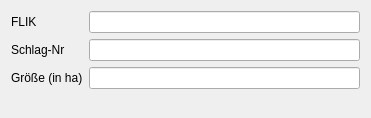
<?xml version="1.0" encoding="UTF-8"?>
<ui version="4.0">
 <class>Form</class>
 <widget class="QWidget" name="Form">
  <property name="geometry">
   <rect>
    <x>0</x>
    <y>0</y>
    <width>371</width>
    <height>118</height>
   </rect>
  </property>
  <property name="windowTitle">
   <string>Form</string>
  </property>
  <layout class="QVBoxLayout" name="verticalLayout">
   <item>
    <layout class="QFormLayout" name="formLayout">
     <item row="0" column="0">
      <widget class="QLabel" name="label">
       <property name="text">
        <string>FLIK</string>
       </property>
      </widget>
     </item>
     <item row="1" column="0">
      <widget class="QLabel" name="label_2">
       <property name="text">
        <string>Schlag-Nr</string>
       </property>
      </widget>
     </item>
     <item row="2" column="0">
      <widget class="QLabel" name="label_3">
       <property name="text">
        <string>Größe (in ha)</string>
       </property>
      </widget>
     </item>
     <item row="0" column="1">
      <widget class="QLineEdit" name="db_flik"/>
     </item>
     <item row="1" column="1">
      <widget class="QLineEdit" name="db_plot_nr"/>
     </item>
     <item row="2" column="1">
      <widget class="QLineEdit" name="db_size"/>
     </item>
    </layout>
   </item>
  </layout>
 </widget>
 <resources/>
 <connections/>
</ui>
